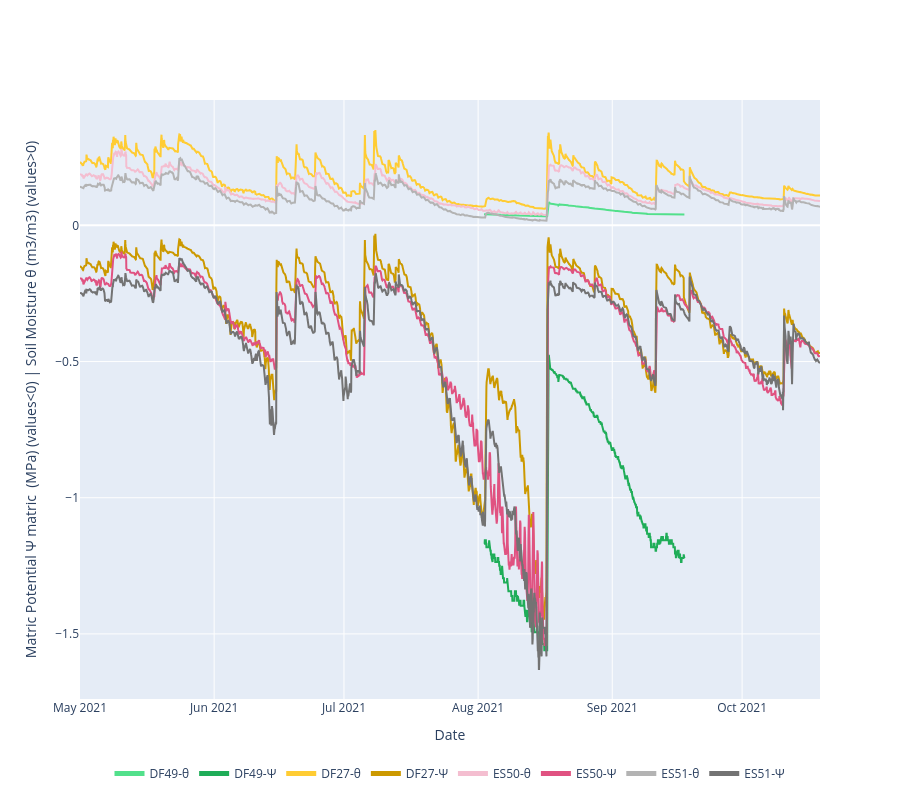
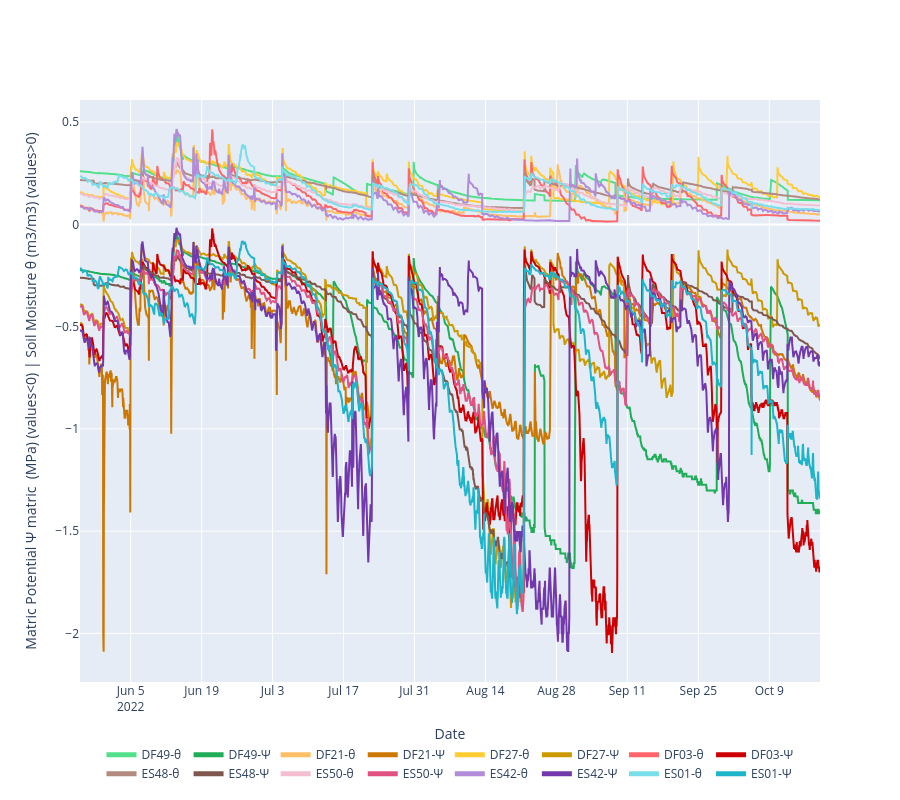

Notebook code for these charts, in order:
### Markdown cell above
## Soil Water Potential (Van Genuchten)

### Code cell
from utils.van_genuchten import calculate_and_store_matric_potential, plot_soil_moisture_and_matric_potential
# Calculate matric potentials and store in trees_data
trees_data = calculate_and_store_matric_potential(trees_data) 

# Plot for 2021
vg_fig_2021= plot_soil_moisture_and_matric_potential(trees_data, '2021')
vg_fig_2022= plot_soil_moisture_and_matric_potential(trees_data, '2022')

# Path
path_VG=path_graphs+'Soil_WP_VG/'

# Save PNG
vg_fig_2021.write_image(path_VG+'VG_matric_potential_2021.png',scale=8)
vg_fig_2022.write_image(path_VG+'VG_matric_potential_2022.png',scale=8)

# Save HTML
vg_fig_2021.write_html(path_VG + 'VG_matric_potential_2021.html', include_plotlyjs='cdn')
vg_fig_2022.write_html(path_VG + 'VG_matric_potential_2022.html', include_plotlyjs='cdn')

# # Uncomment to see plots here
vg_fig_2021.show()
vg_fig_2022.show()

### Figure 1 — Plotly figure (JSON) as saved in the notebook; plotly's stock layout.template omitted (floating-point values rounded to 4 significant figures; data arrays with more than 128 entries replaced by an {"elided": "..."} marker saying what was removed)
{"data": [{"line": {"color": "hsl(144, 70%, 60%)"}, "mode": "lines", "name": "DF49-θ", "type": "scatter", "x": {"elided": "1112 str values"}, "y": {"elided": "1112 float values"}}, {"line": {"color": "hsl(144, 70%, 40%)"}, "mode": "lines", "name": "DF49-Ψ", "type": "scatter", "x": {"elided": "1112 str values"}, "y": {"elided": "1112 float values"}}, {"line": {"color": "hsl(45, 100%, 60%)"}, "mode": "lines", "name": "DF27-θ", "type": "scatter", "x": {"elided": "4105 str values"}, "y": {"elided": "4105 float values"}}, {"line": {"color": "hsl(45, 100%, 40%)"}, "mode": "lines", "name": "DF27-Ψ", "type": "scatter", "x": {"elided": "4105 str values"}, "y": {"elided": "4105 float values"}}, {"line": {"color": "hsl(340, 70%, 85%)"}, "mode": "lines", "name": "ES50-θ", "type": "scatter", "x": {"elided": "4105 str values"}, "y": {"elided": "4105 float values"}}, {"line": {"color": "hsl(340, 70%, 60%)"}, "mode": "lines", "name": "ES50-Ψ", "type": "scatter", "x": {"elided": "4105 str values"}, "y": {"elided": "4105 float values"}}, {"line": {"color": "hsl(0, 0%, 70%)"}, "mode": "lines", "name": "ES51-θ", "type": "scatter", "x": {"elided": "4105 str values"}, "y": {"elided": "4105 float values"}}, {"line": {"color": "hsl(0, 0%, 45%)"}, "mode": "lines", "name": "ES51-Ψ", "type": "scatter", "x": {"elided": "4105 str values"}, "y": {"elided": "4105 float values"}}], "layout": {"height": 800, "legend": {"itemsizing": "constant", "orientation": "h", "x": 0.5, "xanchor": "center", "y": -0.1, "yanchor": "top"}, "xaxis": {"title": {"text": "Date"}}, "yaxis": {"title": {"text": "Matric Potential Ψ matric  (MPa) (values<0) | Soil Moisture θ (m3/m3) (values>0)"}}}}

### Figure 2 — Plotly figure (JSON) as saved in the notebook; plotly's stock layout.template omitted (floating-point values rounded to 4 significant figures; data arrays with more than 128 entries replaced by an {"elided": "..."} marker saying what was removed)
{"data": [{"line": {"color": "hsl(144, 70%, 60%)"}, "mode": "lines", "name": "DF49-θ", "type": "scatter", "x": {"elided": "3505 str values"}, "y": {"elided": "3505 float values"}}, {"line": {"color": "hsl(144, 70%, 40%)"}, "mode": "lines", "name": "DF49-Ψ", "type": "scatter", "x": {"elided": "3505 str values"}, "y": {"elided": "3505 float values"}}, {"line": {"color": "hsl(35, 100%, 70%)"}, "mode": "lines", "name": "DF21-θ", "type": "scatter", "x": {"elided": "3505 str values"}, "y": {"elided": "3505 float values"}}, {"line": {"color": "hsl(35, 100%, 40%)"}, "mode": "lines", "name": "DF21-Ψ", "type": "scatter", "x": {"elided": "3505 str values"}, "y": {"elided": "3505 float values"}}, {"line": {"color": "hsl(45, 100%, 60%)"}, "mode": "lines", "name": "DF27-θ", "type": "scatter", "x": {"elided": "3505 str values"}, "y": {"elided": "3505 float values"}}, {"line": {"color": "hsl(45, 100%, 40%)"}, "mode": "lines", "name": "DF27-Ψ", "type": "scatter", "x": {"elided": "3505 str values"}, "y": {"elided": "3505 float values"}}, {"line": {"color": "hsl(359, 100%, 70%)"}, "mode": "lines", "name": "DF03-θ", "type": "scatter", "x": {"elided": "3505 str values"}, "y": {"elided": "3505 float values"}}, {"line": {"color": "hsl(359, 100%, 40%)"}, "mode": "lines", "name": "DF03-Ψ", "type": "scatter", "x": {"elided": "3505 str values"}, "y": {"elided": "3505 float values"}}, {"line": {"color": "hsl(12, 25%, 60%)"}, "mode": "lines", "name": "ES48-θ", "type": "scatter", "x": {"elided": "3505 str values"}, "y": {"elided": "3505 float values"}}, {"line": {"color": "hsl(12, 25%, 40%)"}, "mode": "lines", "name": "ES48-Ψ", "type": "scatter", "x": {"elided": "3505 str values"}, "y": {"elided": "3505 float values"}}, {"line": {"color": "hsl(340, 70%, 85%)"}, "mode": "lines", "name": "ES50-θ", "type": "scatter", "x": {"elided": "3505 str values"}, "y": {"elided": "3505 float values"}}, {"line": {"color": "hsl(340, 70%, 60%)"}, "mode": "lines", "name": "ES50-Ψ", "type": "scatter", "x": {"elided": "3505 str values"}, "y": {"elided": "3505 float values"}}, {"line": {"color": "hsl(270, 50%, 70%)"}, "mode": "lines", "name": "ES42-θ", "type": "scatter", "x": {"elided": "3505 str values"}, "y": {"elided": "3505 float values"}}, {"line": {"color": "hsl(270, 50%, 45%)"}, "mode": "lines", "name": "ES42-Ψ", "type": "scatter", "x": {"elided": "3505 str values"}, "y": {"elided": "3505 float values"}}, {"line": {"color": "hsl(187, 75%, 70%)"}, "mode": "lines", "name": "ES01-θ", "type": "scatter", "x": {"elided": "3505 str values"}, "y": {"elided": "3505 float values"}}, {"line": {"color": "hsl(187, 75%, 45%)"}, "mode": "lines", "name": "ES01-Ψ", "type": "scatter", "x": {"elided": "3505 str values"}, "y": {"elided": "3505 float values"}}], "layout": {"height": 800, "legend": {"itemsizing": "constant", "orientation": "h", "x": 0.5, "xanchor": "center", "y": -0.1, "yanchor": "top"}, "xaxis": {"title": {"text": "Date"}}, "yaxis": {"title": {"text": "Matric Potential Ψ matric  (MPa) (values<0) | Soil Moisture θ (m3/m3) (values>0)"}}}}
